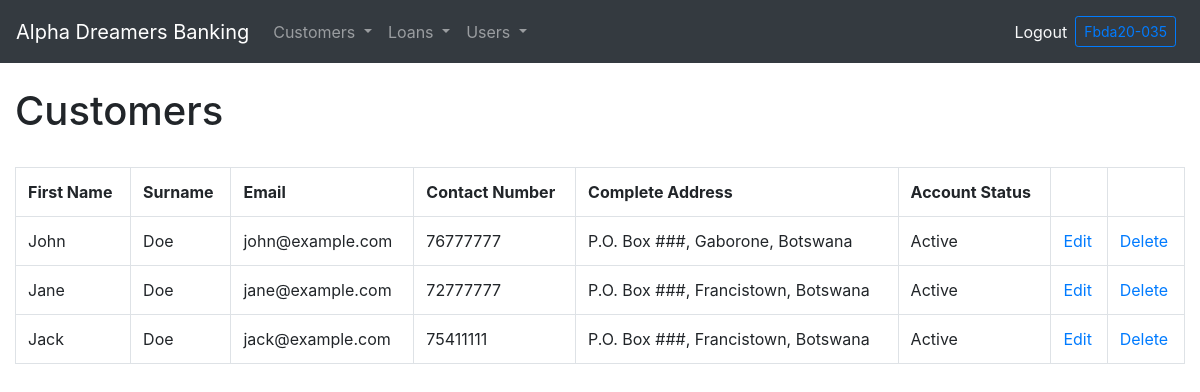
Page /all-customers (signed in) on the committed database.
### login/models.py (models this page shows, shortened)
class customer(models.Model):
    account_status = (
        ('Active', 'Active'),
        ('Inactive', 'Inactive')
    )
    user = models.OneToOneField(User, unique=True, on_delete=models.CASCADE, limit_choices_to={'is_staff': False},
    related_name='customer', default="user=request.user.username")
    cust_id = models.UUIDField(default=uuid.uuid4, unique=True, primary_key=True, editable=False)
    first_name = models.CharField(max_length=250, null=False, blank=False)
    surname = models.CharField(max_length=250, null=False, blank=False)
    complete_address = models.CharField(max_length=250)
    contact_number = models.IntegerField(null=False, blank=False)
    email_address = models.EmailField(max_length=100, null=False, blank=False, default="")
    gender =  models.CharField(max_length=30, null=False, blank=False, default="")
    civil_status = models.CharField(max_length=250, null=False, blank=False)
    birthdate = models.DateField()
    age = models.IntegerField(null=False, blank=False)
    profile_pic = models.ImageField(upload_to='img', null=True, blank=True, default='img/default.jpg')
    account_status = models.CharField(max_length=100, choices=account_status, default="")

### officer/views.py (the view)
# urls.py: path('all-customers', views.customers, name='all-customers'),
@staff_member_required(login_url='/admin-login')
def customers(request):
    customers = customer.objects.all()
    context = {'customers':customers}
    return render(request, 'officer/all_customers.html', context)

### officer/templates/officer/all_customers.html (shortened to what this page needs)
{% extends 'main.html' %}
{% block content %}
{% include 'officer/admin_nav.html' %}
{% load crispy_forms_tags %}
<head>
</head>
<div class="container-fluid">
    <h1>Customers</h1>
    <br>
    <table class="table table-bordered">
        <tr>
            <th>First Name</th>
            <th>Surname</th>
            <th>Email</th>
            <th>Contact Number</th>
            <th>Complete Address</th>
            <th>Account Status</th>
            <th></th>
            <th></th>
        </tr>
        {% for customer in customers %}
        <tr>
            <td>{{customer.first_name}}</td>
            <td>{{customer.surname}}</td>
            <td>{{customer.email_address}}</td>
            <td>{{customer.contact_number}}</td>
            <td>{{customer.complete_address}}</td>
            <td>{{customer.account_status}}</td>
            <td><a href="{% url 'officer:edit-customer' customer.cust_id %}">Edit</a></td>
            <td><a href="{% url 'officer:delete-customer' customer.cust_id %}">Delete</a></td>
        </tr>
        {% endfor %}
    </table>
</div>
{% endblock content %}

### officer/templates/officer/admin_nav.html (shortened to what this page needs)
 <nav class="navbar navbar-expand-sm navbar-dark bg-dark">
    <a class="navbar-brand" href="{% url 'officer:admin-page' %}">Alpha Dreamers Banking</a>
    <div class="collapse navbar-collapse" id="navbarText">
        <ul class="navbar-nav mr-auto">
            <li class="nav-item dropdown">
                <a class="nav-link dropdown-toggle" href="#" id="navbardrop" data-toggle="dropdown">
                    Customers
                </a>
            </li>
            <li class="nav-item dropdown">
                <a class="nav-link dropdown-toggle" href="#" id="navbardrop" data-toggle="dropdown">
                    Loans
                </a>
            </li>
            <li class="nav-item dropdown">
                <a class="nav-link dropdown-toggle" href="#" id="navbardrop" data-toggle="dropdown">
                    Users
                </a>
            </li>
        </ul>
        {% if user.is_authenticated %}
        <a class="text-light" href="{% url 'officer:logout' %}">Logout</a>
        <a class="btn btn-sm btn-outline-primary m-2"  href="{% url 'officer:admin-page' %}">{{user.username|title}}</a>
        {% else %}
        <a class="text-light" href="{% url 'officer:admin-login' %}">Login</a>
        <a class="btn btn-sm btn-primary m-2"  href="{% url 'login:customer-signup' %}">Register</a>
        {% endif %}
    </div>
    </nav>
    <br>

### rows in the picture
customer: first_name "John", surname "Doe", email_address "john@example.com", contact_number "76777777", complete_address "P.O. Box ###, Gaborone, Botswana", account_status "Active"
customer: first_name "Jane", surname "Doe", email_address "jane@example.com", contact_number "72777777", complete_address "P.O. Box ###, Francistown, Botswana", account_status "Active"
customer: first_name "Jack", surname "Doe", email_address "jack@example.com", contact_number "75411111", complete_address "P.O. Box ###, Francistown, Botswana", account_status "Active"

### other values in the picture
{{ user.username|title }} "Fbda20-035"
